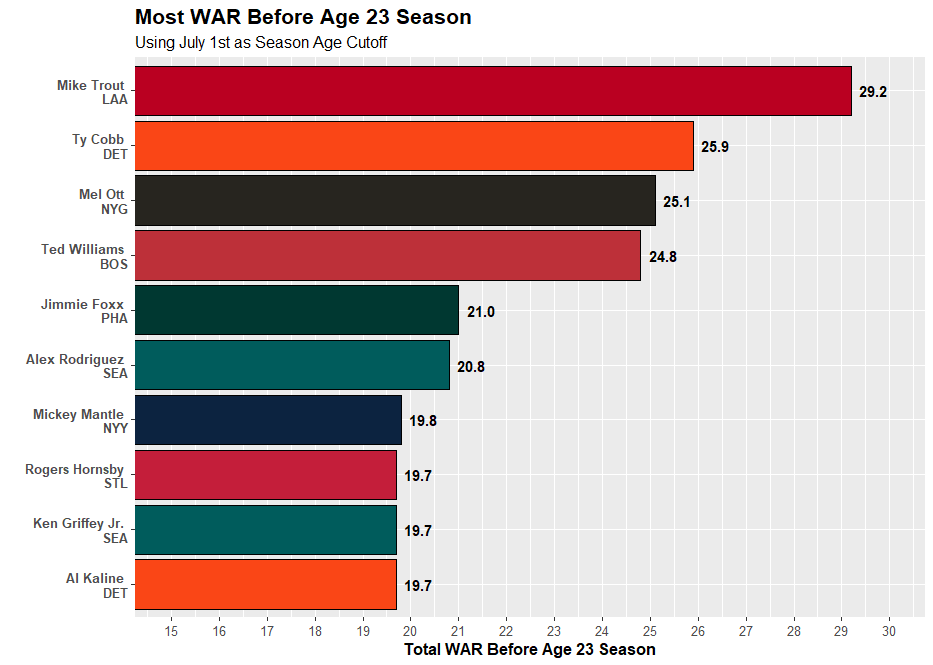

The R source for this figure:
#Set working directory

setwd("C:/Users/daily/Desktop/Repositories/MiscVisuals/Website Visualizations/Most X Before Age X Season/MLB")

#Loading necessary libraries

library(sqldf)
library(tidyverse)
library(zoo)
library(Lahman)

#Import data from csv

data <- read.csv("C:/Users/daily/Desktop/Repositories/MiscVisuals/Website Visualizations/Most X Before Age X Season/MLB/Most WAR Before Age 23 Season.csv")

#Limit to top 10 spots

top_data <- data %>%
  mutate(Rank = rank(-WAR, ties.method = "min")) %>%
  filter(Rank <= 10)

#Combine columns for display

top_data <- top_data %>%
  mutate(chart_label = paste(Name,"\n", Team))

#Team Colors for display

fill_color <- c("Arizona Diamondbacks" = "#5F259F",
                "Atlanta Braves" = "#CE1141",
                "Baltimore Orioles" = "#DF4601",
                "Boston Red Sox" = "#BD3039",
                "BOS" = "#BD3039",
                "Chicago Cubs" = "#0E3386",
                "Chicago White Sox" = "#27251F",
                "Cincinnati Reds" = "#C6011F",
                "Cleveland Indians" = "#E31937",
                "Colorado Rockies" = "#33006F",
                "Detroit Tigers" = "#FA4616",
                "DET" = "#FA4616",
                "Houston Astros" = "#EB6E1F",
                "Kansas City Royals" = "#004687",
                "Los Angeles Angels of Anaheim" = "#BA0021",
                "LAA" = "#BA0021",
                "Los Angeles Dodgers" = "#005A9C",
                "Miami Marlins" = "#00A3E0",
                "Milwaukee Brewers" = "#FFC52F",
                "Minnesota Twins" = "#002B5C",
                "New York Mets" = "#FF5910",
                "New York Yankees" = "#0C2340",
                "NYY" = "#0C2340",
                "Oakland Athletics" = "#003831",
                "PHA" = "#003831",
                "Philadelphia Phillies" = "#E81828",
                "Pittsburgh Pirates" = "#FDB827",
                "St. Louis Cardinals" = "#C41E3A",
                "STL" = "#C41E3A",
                "San Diego Padres" = "#2F241D",
                "San Francisco Giants" = "#FD5A1E",
                "NYG" = "#27251F",
                "Seattle Mariners" = "#005C5C",
                "SEA" = "#005C5C",
                "Tampa Bay Rays" = "#8FBCE6",
                "Texas Rangers" = "#C0111F",
                "Toronto Blue Jays" = "#134A8E",
                "Washington Nationals" = "#AB0003",
                "Multiple Teams" = "seashell")

#Create visual

top_data %>%
  ggplot(aes(x = reorder(chart_label, WAR), y = WAR, fill = Team)) +
  geom_bar(stat = "identity", color = "black") +
  geom_text(aes(label = format(round(WAR,1))), fontface = "bold", hjust = -0.3) +
  coord_flip(ylim = c(15, 30)) +
  scale_y_continuous(breaks = seq(15, 30, 1)) +
  scale_fill_manual(values = fill_color) +
  theme(plot.title = element_text(size = 16, face = "bold"),
        plot.subtitle = element_text(size = 12),
        axis.title.x = element_text(size = 12, face = "bold"),
        axis.text.x = element_text(size = 10),
        axis.text.y = element_text(size = 10, face ="bold"),
        legend.position = "none") +
  labs(title = "Most WAR Before Age 23 Season",
       subtitle = "Using July 1st as Season Age Cutoff",
       x = "",
       y = "Total WAR Before Age 23 Season")
